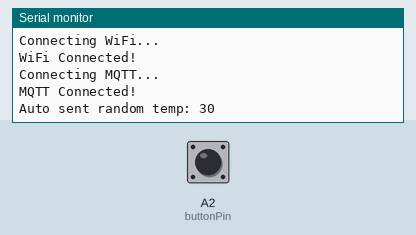
This sketch was run on a simulated Arduino Uno R4 WiFi. Parts: the last lines printed to the serial monitor. Inputs (shaded band) come from the test bench; at power-on: A2 (buttonPin) HIGH. WiFi joins after 1.5 s; servers stay silent unless stated; random numbers use the default seed unless the sketch sets one; no MQTT or app messages arrive unless stated.

Above: at 2.7 s.
2.8 s: A2 (buttonPin) pulled LOW for 0.15 s
At 3.2 s:
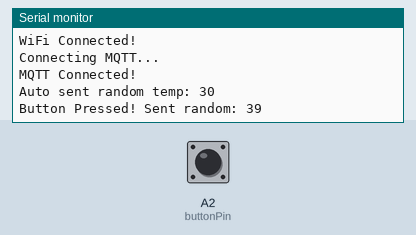
4.4 s: A2 (buttonPin) pulled LOW for 1 s
At 5.6 s:
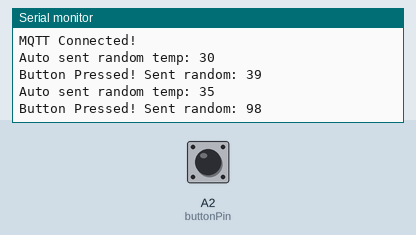
6.9 s: A2 (buttonPin) pulled LOW for 0.15 s
At 7.5 s:
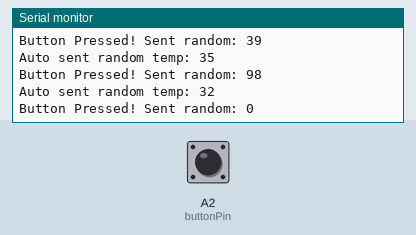
Timing chart, 0 to 9.9 s (numbered marks = the images above; inputs shaded):
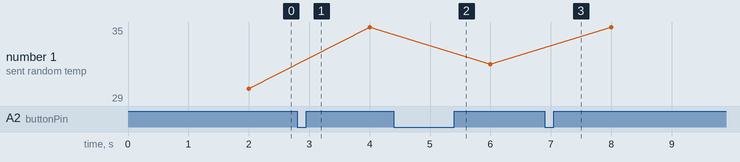

Measured:
- after the input at 2.8 s, the serial monitor: prints a new line at once (image 1)
- after the input at 4.4 s, the serial monitor: prints a new line at once (image 2)
- after the input at 6.9 s, the serial monitor: prints a new line at once (image 3)
- plotted number 1: 30 → 35 after the input at 2.8 s, 35 → 32 after the input at 4.4 s, 32 → 33 after the input at 6.9 s

The sketch:

06_MQTT_Button_And_Random.ino
```cpp
// โค้ดตัวอย่าง: กดปุ่มส่งค่าเข้าเว็บ + สุ่มตัวเลข (random) ส่งเข้าเว็บผ่าน MQTT
#include <WiFiS3.h>
#include <MQTTClient.h>

const char WIFI_SSID[]      = "68070141";
const char WIFI_PASSWORD[]  = "nano9753";

const char MQTT_BROKER[]    = "phycom.it.kmitl.ac.th";
const int  MQTT_PORT        = 1883; // บอร์ด Arduino ใช้ 1883 เสมอ! (สไลด์หน้า 72)
const char MQTT_CLIENT_ID[] = "UnoR4_68070141_btn";

const int buttonPin = A2; // ต่อปุ่มกดที่ A2 กับ GND
bool lastButtonState = HIGH;
unsigned long lastPublishTime = 0;

WiFiClient network;
MQTTClient mqtt(256);

void connectToWiFiAndMQTT() {
  if (WiFi.status() != WL_CONNECTED) {
    Serial.print("Connecting WiFi...");
    WiFi.begin(WIFI_SSID, WIFI_PASSWORD);
    while (WiFi.status() != WL_CONNECTED) {
      delay(500);
      Serial.print(".");
    }
    Serial.println("\nWiFi Connected!");
  }

  if (!mqtt.connected()) {
    Serial.print("Connecting MQTT...");
    while (!mqtt.connect(MQTT_CLIENT_ID)) {
      delay(500);
      Serial.print(".");
    }
    Serial.println("\nMQTT Connected!");
  }
}

void setup() {
  Serial.begin(9600);
  pinMode(buttonPin, INPUT_PULLUP); // ไม่กด = HIGH, กด = LOW
  randomSeed(analogRead(A5));       // ทำให้เลขสุ่มไม่ซ้ำเดิมตอนเปิดเครื่องใหม่

  mqtt.begin(MQTT_BROKER, MQTT_PORT, network);
  connectToWiFiAndMQTT();
}

void loop() {
  mqtt.loop();
  if (!mqtt.connected()) {
    connectToWiFiAndMQTT();
  }

  // =========================================================================
  // รูปแบบที่ 1: กดปุ่ม 1 ครั้ง -> ส่งค่า (หรือสุ่มเลข) เข้าเว็บทันทีที่กด!
  // =========================================================================
  bool currentButtonState = digitalRead(buttonPin);
  if (currentButtonState == LOW && lastButtonState == HIGH) { // จังหวะที่เพิ่งกดปุ่มลงไป
    int randNum = random(0, 100); // สุ่มเลขตั้งแต่ 0 ถึง 99 (เลขตัวหลังต้อง +1 เสมอ)

    // ส่งข้อความว่ากดปุ่ม หรือส่งเลขสุ่มขึ้นเว็บ:
    mqtt.publish("68070141/button", "on");
    mqtt.publish("68070141/random", String(randNum));

    Serial.print("Button Pressed! Sent random: ");
    Serial.println(randNum);
    delay(200); // กันปุ่มเด้งซ้ำ (Debounce)
  }
  lastButtonState = currentButtonState;

  // =========================================================================
  // รูปแบบที่ 2: สุ่มค่าส่งเข้าเว็บอัตโนมัติทุกๆ 2 วินาที (เช่น จำลองค่าเซ็นเซอร์)
  // =========================================================================
  if (millis() - lastPublishTime >= 2000) {
    lastPublishTime = millis();

    int fakeTemp = random(25, 36); // สุ่มเลข 25 ถึง 35
    mqtt.publish("68070141/temp", String(fakeTemp));

    Serial.print("Auto sent random temp: ");
    Serial.println(fakeTemp);
  }
}
```
